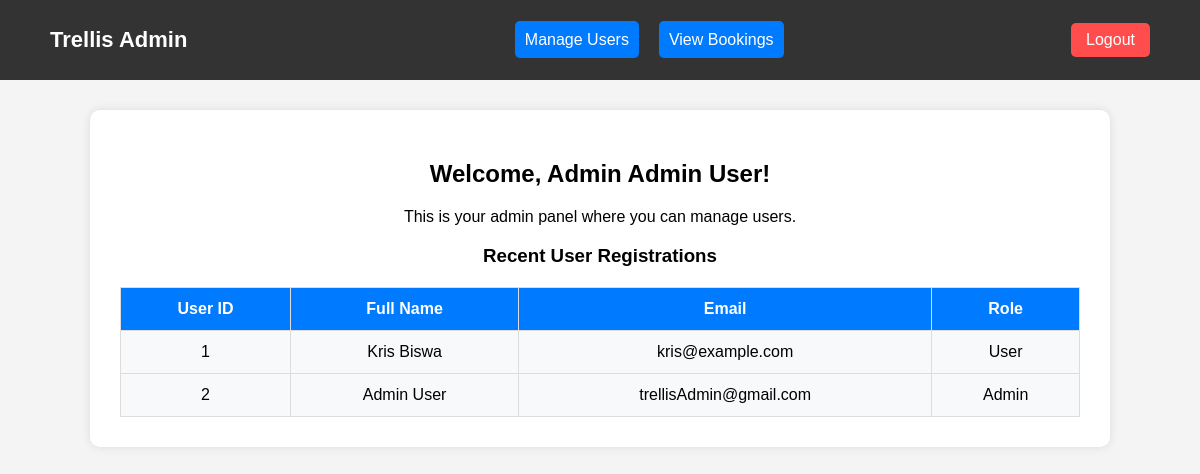
/admin_dashboard.php (signed in), run on the app's committed database.
### tables this page shows
CREATE TABLE IF NOT EXISTS `users` (
  `id` int(11) NOT NULL AUTO_INCREMENT,
  `first_name` varchar(50) NOT NULL,
  `last_name` varchar(50) NOT NULL,
  `email` varchar(100) NOT NULL,
  `password` varchar(255) NOT NULL,
  `phone_number` varchar(20) NOT NULL,
  `birthday` date NOT NULL,
  `created_at` timestamp NULL DEFAULT CURRENT_TIMESTAMP,
  `is_admin` tinyint(1) NOT NULL DEFAULT '0',
  PRIMARY KEY (`id`),
  UNIQUE KEY `email` (`email`)
);

### admin_dashboard.php (the view, shortened to what this page needs)
<?php
$admin_name = $_SESSION["first_name"] . " " . $_SESSION["last_name"];
include 'includes/db_config.php';
?>
<!DOCTYPE html>
<html lang="en">
<head>
    <link rel="stylesheet" href="assets/css/style.css">
</head>
<body>
    <nav class="navbar">
        <div class="nav-logo">Trellis Admin</div>
        <ul class="nav-links">
            <li><a href="#">Manage Users</a></li>
            <li><a href="view_bookings.php">View Bookings</a></li>
        </ul>
        <a href="logout.php" class="logout-btn">Logout</a>
    </nav>
    <div class="admin-container">
        <h2>Welcome, Admin <?php echo htmlspecialchars($admin_name); ?>!</h2>
        <p>This is your admin panel where you can manage users.</p>
        <h3>Recent User Registrations</h3>
        <table>
            <thead>
                <tr>
                    <th>User ID</th>
                    <th>Full Name</th>
                    <th>Email</th>
                    <th>Role</th>
                </tr>
            </thead>
            <tbody>
                <?php
                $result = $conn->query("SELECT id, first_name, last_name, email, is_admin FROM users");
                while ($row = $result->fetch_assoc()) {
                    echo "<tr>
                            <td>{$row['id']}</td>
                            <td>{$row['first_name']} {$row['last_name']}</td>
                            <td>{$row['email']}</td>
                            <td>" . ($row['is_admin'] ? 'Admin' : 'User') . "</td>
                          </tr>";
                }
                ?>
            </tbody>
        </table>
    </div>
</body>
</html>

### assets/css/style.css (style rules this page uses)
body { font-family: Arial, sans-serif; background-color: #f4f4f4; margin: 0; padding: 0; }
.navbar { display: flex; justify-content: space-between; align-items: center; background: #333; padding: 15px 50px; color: white; }
.nav-logo { font-size: 22px; font-weight: bold; }
.nav-links { list-style: none; display: flex; gap: 20px; }
.nav-links li { display: inline; }
.nav-links a { color: white; text-decoration: none; font-size: 16px; padding: 10px; background: #007bff; border-radius: 5px; }
.logout-btn { background: #88c000; color: white; padding: 8px 15px; text-decoration: none; border-radius: 5px; }
.admin-container { width: 80%; margin: auto; background: white; padding: 30px; border-radius: 10px; box-shadow: 0px 0px 10px rgba(0, 0, 0, 0.1); text-align: center; margin-top: 30px; }
table { width: 100%; border-collapse: collapse; margin-top: 20px; }
th, td { border: 1px solid #ddd; padding: 12px; text-align: center; }
th { background: #007bff; color: white; }
td { background: #f8f9fa; }
.logout-btn { background: #ff4d4d; color: white; padding: 8px 15px; text-decoration: none; border-radius: 5px; }

### data on the page
users: id "1", first_name "Kris", last_name "Biswa", email "kris@example.com", is_admin "User"
users: id "2", first_name "Admin", last_name "User", email "trellisAdmin@gmail.com", is_admin "Admin"

### other printed values
$admin_name "Admin User"
